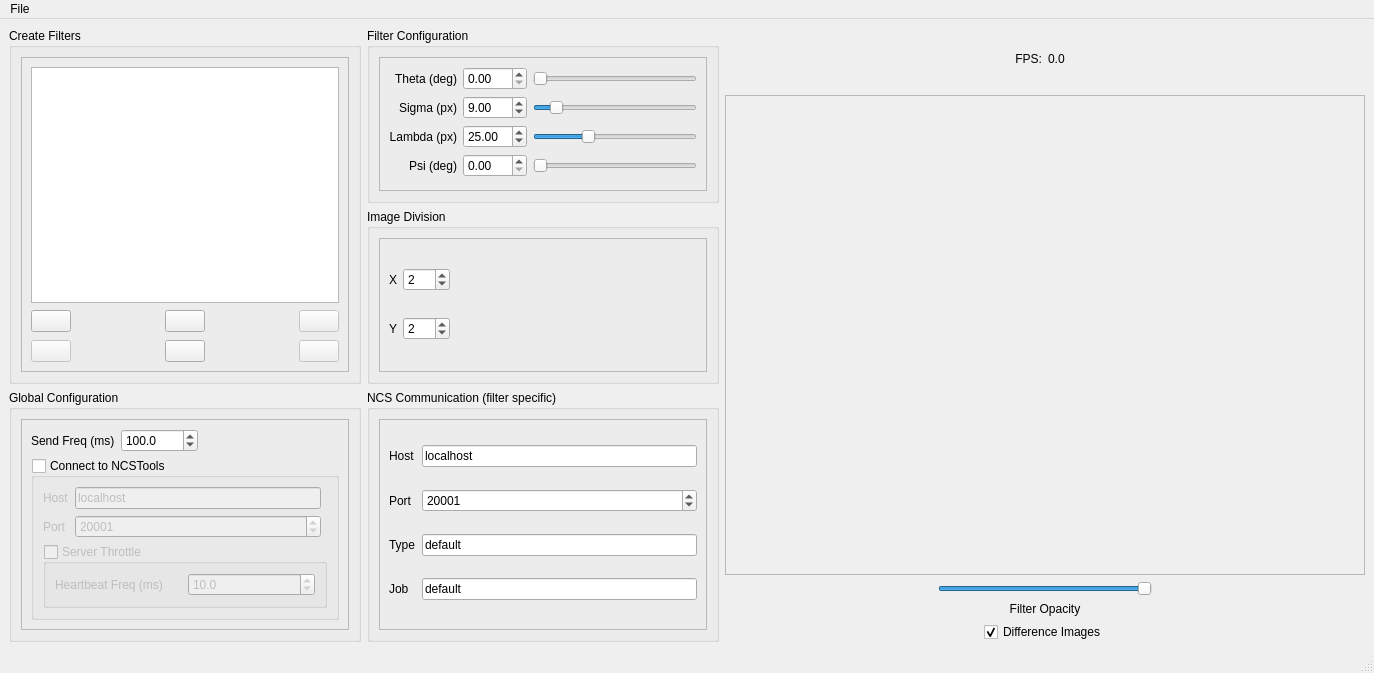
<?xml version="1.0" encoding="UTF-8"?>
<ui version="4.0">
 <class>MainWindow</class>
 <widget class="QMainWindow" name="MainWindow">
  <property name="geometry">
   <rect>
    <x>0</x>
    <y>0</y>
    <width>1374</width>
    <height>673</height>
   </rect>
  </property>
  <property name="sizePolicy">
   <sizepolicy hsizetype="Fixed" vsizetype="Fixed">
    <horstretch>0</horstretch>
    <verstretch>0</verstretch>
   </sizepolicy>
  </property>
  <property name="minimumSize">
   <size>
    <width>999</width>
    <height>622</height>
   </size>
  </property>
  <property name="maximumSize">
   <size>
    <width>20000</width>
    <height>20000</height>
   </size>
  </property>
  <property name="windowTitle">
   <string>Gabor Configuration Tool</string>
  </property>
  <widget class="QWidget" name="centralwidget">
   <layout class="QGridLayout" name="gridLayout_9">
    <item row="0" column="0" rowspan="2">
     <widget class="QGroupBox" name="groupBox_2">
      <property name="title">
       <string>Create Filters</string>
      </property>
      <layout class="QHBoxLayout" name="horizontalLayout_8">
       <item>
        <widget class="QFrame" name="frame_5">
         <property name="frameShape">
          <enum>QFrame::StyledPanel</enum>
         </property>
         <property name="frameShadow">
          <enum>QFrame::Raised</enum>
         </property>
         <layout class="QGridLayout" name="gridLayout">
          <item row="0" column="0" colspan="5">
           <widget class="QListWidget" name="lw_configurations"/>
          </item>
          <item row="1" column="0">
           <widget class="QPushButton" name="btn_add">
            <property name="toolTip">
             <string>Create a new configuration.</string>
            </property>
            <property name="text">
             <string/>
            </property>
            <property name="icon">
             <iconset resource="resources.qrc">
              <normaloff>:/icons/icons/Add-64.png</normaloff>:/icons/icons/Add-64.png</iconset>
            </property>
           </widget>
          </item>
          <item row="1" column="1">
           <spacer name="horizontalSpacer_4">
            <property name="orientation">
             <enum>Qt::Horizontal</enum>
            </property>
            <property name="sizeHint" stdset="0">
             <size>
              <width>13</width>
              <height>25</height>
             </size>
            </property>
           </spacer>
          </item>
          <item row="1" column="2">
           <widget class="QPushButton" name="btn_rename">
            <property name="toolTip">
             <string>Rename the selected configuration.</string>
            </property>
            <property name="text">
             <string/>
            </property>
            <property name="icon">
             <iconset resource="resources.qrc">
              <normaloff>:/icons/icons/Pencil-64.png</normaloff>:/icons/icons/Pencil-64.png</iconset>
            </property>
           </widget>
          </item>
          <item row="1" column="3">
           <spacer name="horizontalSpacer_5">
            <property name="orientation">
             <enum>Qt::Horizontal</enum>
            </property>
            <property name="sizeHint" stdset="0">
             <size>
              <width>13</width>
              <height>25</height>
             </size>
            </property>
           </spacer>
          </item>
          <item row="1" column="4">
           <widget class="QPushButton" name="btn_move_up">
            <property name="enabled">
             <bool>false</bool>
            </property>
            <property name="toolTip">
             <string>Move the selected configuration up.</string>
            </property>
            <property name="text">
             <string/>
            </property>
            <property name="icon">
             <iconset resource="resources.qrc">
              <normaloff>:/icons/icons/Up-64.png</normaloff>:/icons/icons/Up-64.png</iconset>
            </property>
           </widget>
          </item>
          <item row="2" column="0">
           <widget class="QPushButton" name="btn_remove">
            <property name="enabled">
             <bool>false</bool>
            </property>
            <property name="toolTip">
             <string>Remove the selected configuration.</string>
            </property>
            <property name="text">
             <string/>
            </property>
            <property name="icon">
             <iconset resource="resources.qrc">
              <normaloff>:/icons/icons/Delete-64.png</normaloff>:/icons/icons/Delete-64.png</iconset>
            </property>
           </widget>
          </item>
          <item row="2" column="2">
           <widget class="QPushButton" name="btn_duplicate">
            <property name="toolTip">
             <string>Duplicated the selected configuration.</string>
            </property>
            <property name="text">
             <string/>
            </property>
            <property name="icon">
             <iconset resource="resources.qrc">
              <normaloff>:/icons/icons/Copy-64.png</normaloff>:/icons/icons/Copy-64.png</iconset>
            </property>
           </widget>
          </item>
          <item row="2" column="4">
           <widget class="QPushButton" name="btn_move_down">
            <property name="enabled">
             <bool>false</bool>
            </property>
            <property name="toolTip">
             <string>Move the selected configuration down.</string>
            </property>
            <property name="text">
             <string/>
            </property>
            <property name="icon">
             <iconset resource="resources.qrc">
              <normaloff>:/icons/icons/Down-64.png</normaloff>:/icons/icons/Down-64.png</iconset>
            </property>
           </widget>
          </item>
         </layout>
        </widget>
       </item>
      </layout>
     </widget>
    </item>
    <item row="0" column="1">
     <widget class="QGroupBox" name="groupBox">
      <property name="title">
       <string>Filter Configuration</string>
      </property>
      <layout class="QHBoxLayout" name="horizontalLayout_7">
       <item>
        <widget class="QFrame" name="frame_4">
         <property name="frameShape">
          <enum>QFrame::StyledPanel</enum>
         </property>
         <property name="frameShadow">
          <enum>QFrame::Raised</enum>
         </property>
         <layout class="QGridLayout" name="gridLayout_7">
          <item row="0" column="0">
           <widget class="QLabel" name="lbl_theta">
            <property name="text">
             <string>Theta (deg)</string>
            </property>
            <property name="alignment">
             <set>Qt::AlignRight|Qt::AlignTrailing|Qt::AlignVCenter</set>
            </property>
           </widget>
          </item>
          <item row="0" column="1">
           <widget class="QDoubleSpinBox" name="dsb_theta">
            <property name="maximum">
             <double>359.000000000000000</double>
            </property>
            <property name="singleStep">
             <double>0.500000000000000</double>
            </property>
           </widget>
          </item>
          <item row="0" column="2">
           <widget class="QSlider" name="slider_theta">
            <property name="minimumSize">
             <size>
              <width>150</width>
              <height>0</height>
             </size>
            </property>
            <property name="maximum">
             <number>359</number>
            </property>
            <property name="orientation">
             <enum>Qt::Horizontal</enum>
            </property>
           </widget>
          </item>
          <item row="1" column="0">
           <widget class="QLabel" name="lbl_sigma">
            <property name="text">
             <string>Sigma (px)</string>
            </property>
            <property name="alignment">
             <set>Qt::AlignRight|Qt::AlignTrailing|Qt::AlignVCenter</set>
            </property>
           </widget>
          </item>
          <item row="1" column="1">
           <widget class="QDoubleSpinBox" name="dsb_sigma">
            <property name="minimum">
             <double>1.000000000000000</double>
            </property>
            <property name="maximum">
             <double>75.000000000000000</double>
            </property>
            <property name="singleStep">
             <double>0.500000000000000</double>
            </property>
            <property name="value">
             <double>9.000000000000000</double>
            </property>
           </widget>
          </item>
          <item row="1" column="2">
           <widget class="QSlider" name="slider_sigma">
            <property name="minimumSize">
             <size>
              <width>150</width>
              <height>0</height>
             </size>
            </property>
            <property name="minimum">
             <number>1</number>
            </property>
            <property name="maximum">
             <number>75</number>
            </property>
            <property name="value">
             <number>9</number>
            </property>
            <property name="orientation">
             <enum>Qt::Horizontal</enum>
            </property>
           </widget>
          </item>
          <item row="2" column="0">
           <widget class="QLabel" name="lbl_lambda">
            <property name="text">
             <string>Lambda (px)</string>
            </property>
            <property name="alignment">
             <set>Qt::AlignRight|Qt::AlignTrailing|Qt::AlignVCenter</set>
            </property>
           </widget>
          </item>
          <item row="2" column="1">
           <widget class="QDoubleSpinBox" name="dsb_lambda">
            <property name="minimum">
             <double>1.000000000000000</double>
            </property>
            <property name="maximum">
             <double>75.000000000000000</double>
            </property>
            <property name="value">
             <double>25.000000000000000</double>
            </property>
           </widget>
          </item>
          <item row="2" column="2">
           <widget class="QSlider" name="slider_lambda">
            <property name="minimumSize">
             <size>
              <width>150</width>
              <height>0</height>
             </size>
            </property>
            <property name="minimum">
             <number>1</number>
            </property>
            <property name="maximum">
             <number>75</number>
            </property>
            <property name="value">
             <number>25</number>
            </property>
            <property name="orientation">
             <enum>Qt::Horizontal</enum>
            </property>
           </widget>
          </item>
          <item row="3" column="0">
           <widget class="QLabel" name="lbl_psi">
            <property name="text">
             <string>Psi (deg)</string>
            </property>
            <property name="alignment">
             <set>Qt::AlignRight|Qt::AlignTrailing|Qt::AlignVCenter</set>
            </property>
           </widget>
          </item>
          <item row="3" column="1">
           <widget class="QDoubleSpinBox" name="dsb_psi">
            <property name="maximum">
             <double>359.000000000000000</double>
            </property>
            <property name="singleStep">
             <double>0.500000000000000</double>
            </property>
           </widget>
          </item>
          <item row="3" column="2">
           <widget class="QSlider" name="slider_psi">
            <property name="minimumSize">
             <size>
              <width>150</width>
              <height>0</height>
             </size>
            </property>
            <property name="maximum">
             <number>359</number>
            </property>
            <property name="orientation">
             <enum>Qt::Horizontal</enum>
            </property>
           </widget>
          </item>
         </layout>
        </widget>
       </item>
      </layout>
     </widget>
    </item>
    <item row="0" column="2" rowspan="3">
     <layout class="QVBoxLayout" name="verticalLayout">
      <item>
       <layout class="QHBoxLayout" name="horizontalLayout_3">
        <item>
         <widget class="QLabel" name="lbl_fps_text">
          <property name="text">
           <string>FPS:</string>
          </property>
          <property name="alignment">
           <set>Qt::AlignRight|Qt::AlignTrailing|Qt::AlignVCenter</set>
          </property>
         </widget>
        </item>
        <item>
         <widget class="QLabel" name="lbl_fps_numbers">
          <property name="text">
           <string>0.0</string>
          </property>
          <property name="alignment">
           <set>Qt::AlignLeading|Qt::AlignLeft|Qt::AlignVCenter</set>
          </property>
         </widget>
        </item>
       </layout>
      </item>
      <item>
       <widget class="QFrame" name="frame_preview">
        <property name="sizePolicy">
         <sizepolicy hsizetype="Fixed" vsizetype="Fixed">
          <horstretch>0</horstretch>
          <verstretch>0</verstretch>
         </sizepolicy>
        </property>
        <property name="minimumSize">
         <size>
          <width>640</width>
          <height>480</height>
         </size>
        </property>
        <property name="frameShape">
         <enum>QFrame::StyledPanel</enum>
        </property>
        <property name="frameShadow">
         <enum>QFrame::Raised</enum>
        </property>
       </widget>
      </item>
      <item>
       <layout class="QHBoxLayout" name="horizontalLayout_2">
        <item>
         <spacer name="horizontalSpacer_2">
          <property name="orientation">
           <enum>Qt::Horizontal</enum>
          </property>
          <property name="sizeHint" stdset="0">
           <size>
            <width>148</width>
            <height>20</height>
           </size>
          </property>
         </spacer>
        </item>
        <item>
         <layout class="QGridLayout" name="gridLayout_2">
          <item row="0" column="0" colspan="3">
           <widget class="QSlider" name="slider_filter_opacity">
            <property name="enabled">
             <bool>true</bool>
            </property>
            <property name="maximum">
             <number>100</number>
            </property>
            <property name="value">
             <number>100</number>
            </property>
            <property name="orientation">
             <enum>Qt::Horizontal</enum>
            </property>
           </widget>
          </item>
          <item row="1" column="0" colspan="3">
           <widget class="QLabel" name="lbl_filter_opacity">
            <property name="text">
             <string>Filter Opacity</string>
            </property>
            <property name="alignment">
             <set>Qt::AlignCenter</set>
            </property>
           </widget>
          </item>
          <item row="2" column="0">
           <spacer name="horizontalSpacer_6">
            <property name="orientation">
             <enum>Qt::Horizontal</enum>
            </property>
            <property name="sizeHint" stdset="0">
             <size>
              <width>28</width>
              <height>20</height>
             </size>
            </property>
           </spacer>
          </item>
          <item row="2" column="1">
           <widget class="QCheckBox" name="cb_difference_images">
            <property name="text">
             <string>Difference Images</string>
            </property>
            <property name="checked">
             <bool>true</bool>
            </property>
           </widget>
          </item>
          <item row="2" column="2">
           <spacer name="horizontalSpacer_8">
            <property name="orientation">
             <enum>Qt::Horizontal</enum>
            </property>
            <property name="sizeHint" stdset="0">
             <size>
              <width>28</width>
              <height>20</height>
             </size>
            </property>
           </spacer>
          </item>
         </layout>
        </item>
        <item>
         <spacer name="horizontalSpacer_3">
          <property name="orientation">
           <enum>Qt::Horizontal</enum>
          </property>
          <property name="sizeHint" stdset="0">
           <size>
            <width>148</width>
            <height>20</height>
           </size>
          </property>
         </spacer>
        </item>
       </layout>
      </item>
     </layout>
    </item>
    <item row="1" column="1">
     <widget class="QGroupBox" name="groupBox_4">
      <property name="title">
       <string>Image Division</string>
      </property>
      <layout class="QHBoxLayout" name="horizontalLayout_6">
       <item>
        <widget class="QFrame" name="frame_3">
         <property name="frameShape">
          <enum>QFrame::StyledPanel</enum>
         </property>
         <property name="frameShadow">
          <enum>QFrame::Raised</enum>
         </property>
         <layout class="QGridLayout" name="gridLayout_6">
          <item row="1" column="1">
           <widget class="QSpinBox" name="sb_div_y">
            <property name="minimum">
             <number>1</number>
            </property>
            <property name="maximum">
             <number>128</number>
            </property>
            <property name="value">
             <number>2</number>
            </property>
           </widget>
          </item>
          <item row="0" column="1">
           <widget class="QSpinBox" name="sb_div_x">
            <property name="minimum">
             <number>1</number>
            </property>
            <property name="maximum">
             <number>128</number>
            </property>
            <property name="value">
             <number>2</number>
            </property>
           </widget>
          </item>
          <item row="0" column="3">
           <spacer name="horizontalSpacer_7">
            <property name="orientation">
             <enum>Qt::Horizontal</enum>
            </property>
            <property name="sizeHint" stdset="0">
             <size>
              <width>40</width>
              <height>20</height>
             </size>
            </property>
           </spacer>
          </item>
          <item row="0" column="0">
           <widget class="QLabel" name="label_5">
            <property name="text">
             <string>X</string>
            </property>
           </widget>
          </item>
          <item row="1" column="0">
           <widget class="QLabel" name="label_6">
            <property name="text">
             <string>Y</string>
            </property>
           </widget>
          </item>
         </layout>
         <zorder>sb_div_y</zorder>
         <zorder>sb_div_x</zorder>
         <zorder>horizontalSpacer_7</zorder>
         <zorder>label_5</zorder>
         <zorder>label_6</zorder>
        </widget>
       </item>
      </layout>
     </widget>
    </item>
    <item row="2" column="0">
     <widget class="QGroupBox" name="groupBox_5">
      <property name="title">
       <string>Global Configuration</string>
      </property>
      <layout class="QHBoxLayout" name="horizontalLayout_4">
       <item>
        <widget class="QFrame" name="frame">
         <property name="frameShape">
          <enum>QFrame::StyledPanel</enum>
         </property>
         <property name="frameShadow">
          <enum>QFrame::Raised</enum>
         </property>
         <layout class="QGridLayout" name="gridLayout_3">
          <item row="0" column="0">
           <widget class="QLabel" name="label_18">
            <property name="text">
             <string>Send Freq (ms)</string>
            </property>
           </widget>
          </item>
          <item row="0" column="1">
           <widget class="QDoubleSpinBox" name="dsb_send_freq">
            <property name="decimals">
             <number>1</number>
            </property>
            <property name="minimum">
             <double>1.000000000000000</double>
            </property>
            <property name="maximum">
             <double>999999999.000000000000000</double>
            </property>
            <property name="value">
             <double>100.000000000000000</double>
            </property>
           </widget>
          </item>
          <item row="0" column="2">
           <spacer name="horizontalSpacer">
            <property name="orientation">
             <enum>Qt::Horizontal</enum>
            </property>
            <property name="sizeHint" stdset="0">
             <size>
              <width>68</width>
              <height>20</height>
             </size>
            </property>
           </spacer>
          </item>
          <item row="1" column="0" colspan="3">
           <widget class="QGroupBox" name="gcb_ncstools">
            <property name="title">
             <string>Connect to NCSTools</string>
            </property>
            <property name="flat">
             <bool>false</bool>
            </property>
            <property name="checkable">
             <bool>true</bool>
            </property>
            <property name="checked">
             <bool>false</bool>
            </property>
            <layout class="QGridLayout" name="gridLayout_5">
             <item row="0" column="0">
              <layout class="QGridLayout" name="gridLayout_4">
               <item row="0" column="1">
                <widget class="QLineEdit" name="le_host_ncstools">
                 <property name="text">
                  <string>localhost</string>
                 </property>
                </widget>
               </item>
               <item row="1" column="1">
                <widget class="QSpinBox" name="sb_port_ncstools">
                 <property name="minimum">
                  <number>1</number>
                 </property>
                 <property name="maximum">
                  <number>999999999</number>
                 </property>
                 <property name="value">
                  <number>20001</number>
                 </property>
                </widget>
               </item>
               <item row="0" column="0">
                <widget class="QLabel" name="label_8">
                 <property name="text">
                  <string>Host</string>
                 </property>
                </widget>
               </item>
               <item row="1" column="0">
                <widget class="QLabel" name="label_7">
                 <property name="text">
                  <string>Port</string>
                 </property>
                </widget>
               </item>
              </layout>
             </item>
             <item row="1" column="0" colspan="2">
              <widget class="QGroupBox" name="gcb_server_throttle">
               <property name="title">
                <string>Server Throttle</string>
               </property>
               <property name="checkable">
                <bool>true</bool>
               </property>
               <property name="checked">
                <bool>false</bool>
               </property>
               <layout class="QHBoxLayout" name="horizontalLayout">
                <item>
                 <widget class="QLabel" name="label_17">
                  <property name="text">
                   <string>Heartbeat Freq (ms)</string>
                  </property>
                 </widget>
                </item>
                <item>
                 <widget class="QDoubleSpinBox" name="dsb_heartbeat_freq">
                  <property name="decimals">
                   <number>1</number>
                  </property>
                  <property name="minimum">
                   <double>1.000000000000000</double>
                  </property>
                  <property name="maximum">
                   <double>999999999.000000000000000</double>
                  </property>
                  <property name="value">
                   <double>10.000000000000000</double>
                  </property>
                 </widget>
                </item>
               </layout>
              </widget>
             </item>
            </layout>
           </widget>
          </item>
         </layout>
        </widget>
       </item>
      </layout>
     </widget>
    </item>
    <item row="2" column="1">
     <widget class="QGroupBox" name="groupBox_3">
      <property name="title">
       <string>NCS Communication (filter specific)</string>
      </property>
      <layout class="QHBoxLayout" name="horizontalLayout_5">
       <item>
        <widget class="QFrame" name="frame_2">
         <property name="frameShape">
          <enum>QFrame::StyledPanel</enum>
         </property>
         <property name="frameShadow">
          <enum>QFrame::Raised</enum>
         </property>
         <layout class="QGridLayout" name="gridLayout_8">
          <item row="0" column="1">
           <widget class="QLineEdit" name="le_host">
            <property name="text">
             <string>localhost</string>
            </property>
           </widget>
          </item>
          <item row="1" column="1">
           <widget class="QSpinBox" name="sb_port">
            <property name="minimum">
             <number>1</number>
            </property>
            <property name="maximum">
             <number>999999999</number>
            </property>
            <property name="value">
             <number>20001</number>
            </property>
           </widget>
          </item>
          <item row="2" column="1">
           <widget class="QLineEdit" name="le_type">
            <property name="text">
             <string>default</string>
            </property>
           </widget>
          </item>
          <item row="3" column="1">
           <widget class="QLineEdit" name="le_job">
            <property name="text">
             <string>default</string>
            </property>
           </widget>
          </item>
          <item row="0" column="0">
           <widget class="QLabel" name="label">
            <property name="text">
             <string>Host</string>
            </property>
           </widget>
          </item>
          <item row="1" column="0">
           <widget class="QLabel" name="label_2">
            <property name="text">
             <string>Port</string>
            </property>
           </widget>
          </item>
          <item row="2" column="0">
           <widget class="QLabel" name="label_3">
            <property name="text">
             <string>Type</string>
            </property>
           </widget>
          </item>
          <item row="3" column="0">
           <widget class="QLabel" name="label_4">
            <property name="text">
             <string>Job</string>
            </property>
           </widget>
          </item>
         </layout>
        </widget>
       </item>
      </layout>
     </widget>
    </item>
   </layout>
  </widget>
  <widget class="QMenuBar" name="menubar">
   <property name="geometry">
    <rect>
     <x>0</x>
     <y>0</y>
     <width>1374</width>
     <height>25</height>
    </rect>
   </property>
   <widget class="QMenu" name="menuFile">
    <property name="title">
     <string>File</string>
    </property>
    <addaction name="actionNew"/>
    <addaction name="actionSave"/>
    <addaction name="actionOpen"/>
    <addaction name="separator"/>
    <addaction name="actionQuit"/>
   </widget>
   <addaction name="menuFile"/>
  </widget>
  <widget class="QStatusBar" name="statusbar"/>
  <action name="actionQuit">
   <property name="text">
    <string>Quit</string>
   </property>
   <property name="shortcut">
    <string>Ctrl+Q</string>
   </property>
  </action>
  <action name="actionSave">
   <property name="text">
    <string>Save</string>
   </property>
   <property name="shortcut">
    <string>Ctrl+S</string>
   </property>
  </action>
  <action name="actionNew">
   <property name="text">
    <string>New</string>
   </property>
   <property name="shortcut">
    <string>Ctrl+N</string>
   </property>
  </action>
  <action name="actionSave_As">
   <property name="text">
    <string>Save As</string>
   </property>
   <property name="shortcut">
    <string>Ctrl+Shift+S</string>
   </property>
  </action>
  <action name="actionOpen">
   <property name="text">
    <string>Open</string>
   </property>
   <property name="shortcut">
    <string>Ctrl+O</string>
   </property>
  </action>
 </widget>
 <resources>
  <include location="resources.qrc"/>
 </resources>
 <connections/>
</ui>
